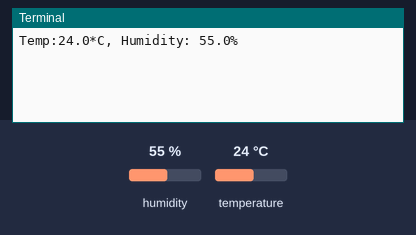
A program run on a simulated Raspberry Pi (BCM pin numbers). Shown: the last lines printed to the terminal. The inputs (shaded band) are chosen by the test bench; at power-on: humidity 55 %, temperature 24 °C.

Above: at 1.2 s.
1.3 s: humidity set to 22 %
At 3.5 s:
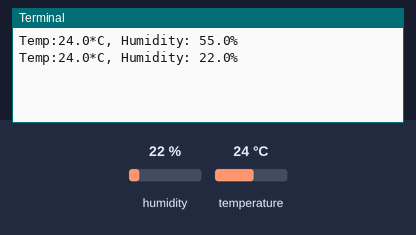
4.7 s: temperature set to 12 °C
At 6.4 s:
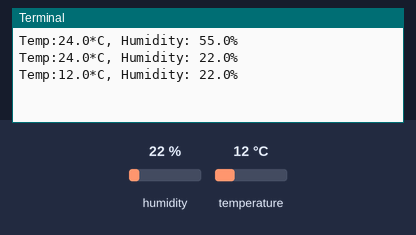
8.1 s: humidity set to 40 %
At 9.2 s:
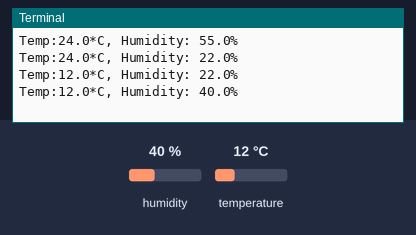
Timing chart, 0 to 11.1 s (numbered marks = the images above; inputs shaded):
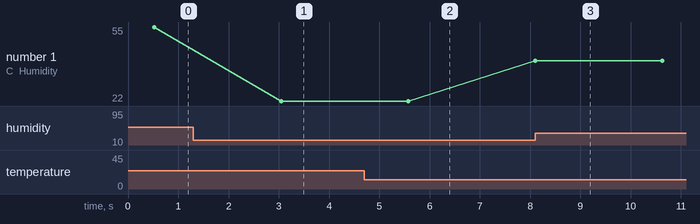

The program:

sensor.py
```python
#!/usr/bin/env python3

import sys
import argparse
import time
import Adafruit_DHT

SENSOR = Adafruit_DHT.DHT22

# GPIO4 on the Raspberry Pi
SENSOR_PIN = 4

def parse_args():
    parser = argparse.ArgumentParser()
    parser.add_argument("-f", "--fahrenheit", help="output temperature in Fahrenheit", action="store_true")

    return parser.parse_args()

def celsius_to_fahrenheit(degrees_celsius):
        return (degrees_celsius * 9/5) + 32

def main():

    args = parse_args()

    while True:
        try:
            humidity, temperature = Adafruit_DHT.read_retry(SENSOR, SENSOR_PIN)
        except RuntimeError as e:
            # GPIO access may require sudo permissions
            # Other RuntimeError exceptions may occur, but
            # are common.  Just try again.
            print(f"RuntimeError: {e}")
            print("GPIO Access may need sudo permissions.")
            time.sleep(2.0)
            continue

        if args.fahrenheit:
            print("Temp: {0:0.1f}*F, Humidity: {1:0.1f}%".format(celsius_to_fahrenheit(temperature), humidity))
        else:
            print("Temp:{0:0.1f}*C, Humidity: {1:0.1f}%".format(temperature, humidity))

        time.sleep(2.0)

if __name__ == "__main__":
    main()
```

Measured:
- after the input at 1.3 s, the terminal: prints a new line after 1.8 s (image 1)
- after the input at 4.7 s, the terminal: prints a new line after 0.88 s (image 2)
- after the input at 8.1 s, the terminal: prints a new line at once (image 3)
- plotted number 1: 55 → 22 after the input at 1.3 s, 22 → 40 after the input at 8.1 s
